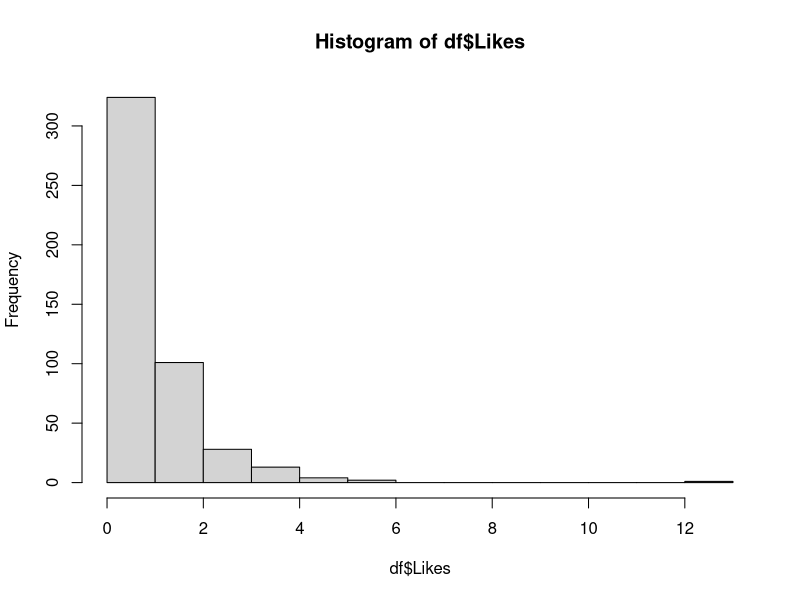
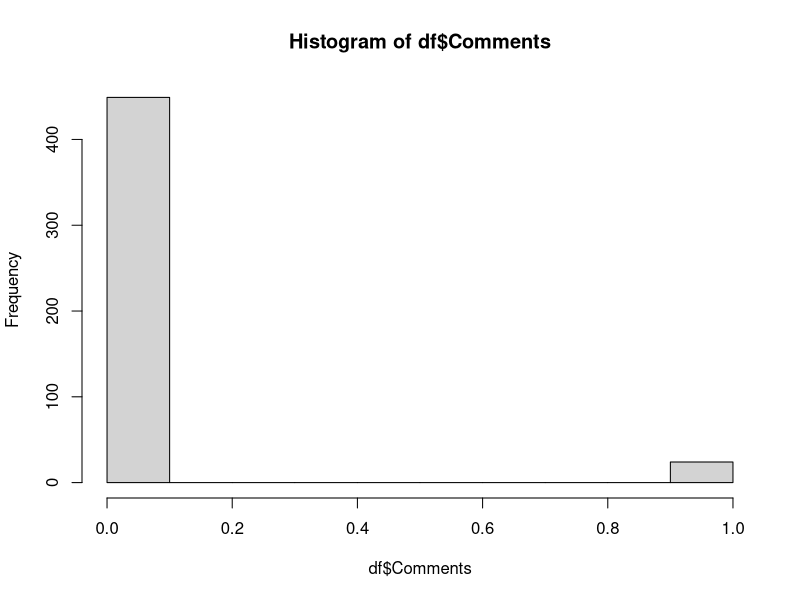
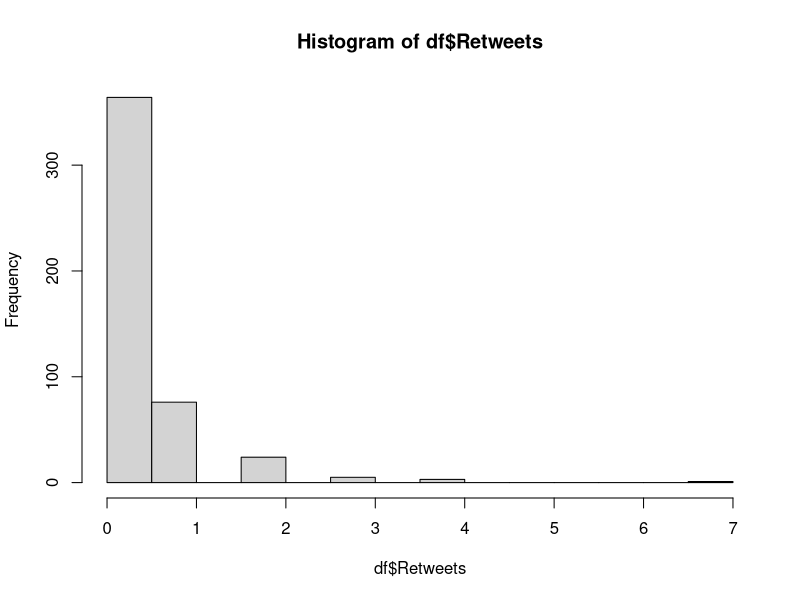

The R source for these figures, in order:
library(glmnet)

df <- read.csv('data/tweets.csv')

str(df)
print(summary(df$Likes))
print(summary(df$Comments))
print(summary(df$Retweets))

hist(df$Likes)
hist(df$Comments)
hist(df$Retweets)

index <- sample(1:nrow(df), 0.8*nrow(df))

train <- df[index,]
test <- df[-index,]

x_train <- subset(train, select=c(Comments, Retweets))
y_train <- train$Likes

x_test <- subset(test, select=c(Comments, Retweets))
y_test <- test$Likes

lambdas <- 10^seq(2, -3, by = -.1)

lasso_reg <- cv.glmnet(as.matrix(x_train), y_train, alpha = 1, lambda = lambdas, standardize = TRUE)

coefficients <- coef(lasso_reg$glmnet.fit)
print(coefficients)

# levels of significance 

print(summary(lm(Likes~Comments + Retweets, data=train)))